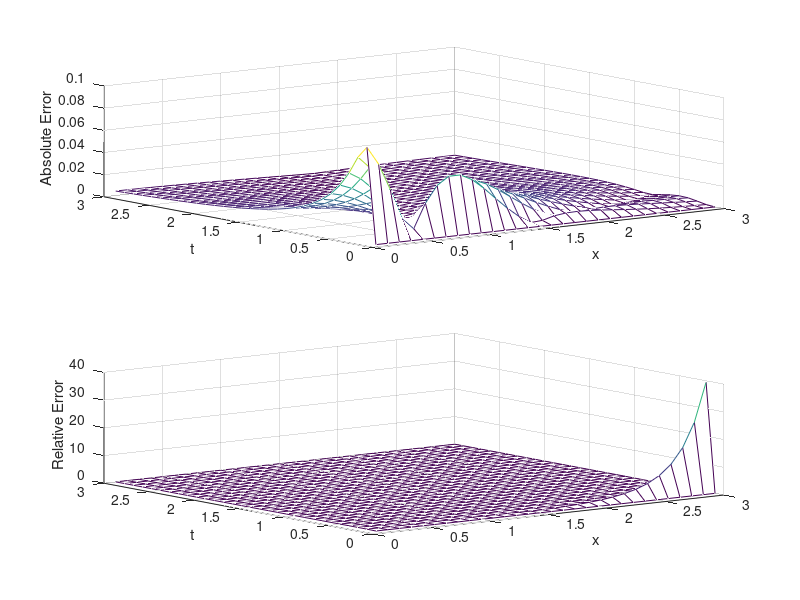

This figure's MATLAB source:
% coding: utf-8
% description: 计算后向差分法求解限定源扩散问题的误差
clear;clc;
% 相关参数的初始化
L=10000; T=3; m=100000; n=30;
h=L/m; k=T/n; a=1;
lambda = a * a * k / (h * h);
l=zeros(m-1,1);
u=zeros(m-1,1);
z=zeros(m-1,1);
w=zeros(m-1,1);
for i = 1:m - 1
    % 将L=5000处设为扩散开始处，并把t=0.1时各点浓度数值作为初始值
    w(i) = 1/sqrt(pi*0.1)*exp(-((50000-i)*0.1)^2/(4*0.1));
end

% 初始化用于存储结果数据的向量
x_ = zeros(3 / h, 3 / h);	%记录x值数据
y_ = zeros(3 / h, 3 / h);	%记录t值数据
u_ = zeros(3 / h, 3 / h);	%记录u值数据

% 记录t=0.1时的数据
for j = 1:3 / h
    x_(1,j) = j*h;
    y_(1,j) = k;
    u_(1,j) = w(50000+j);
end

% 求解线性方程组
l(1) = 1 + 2 * lambda;
u(1) = -lambda / l(1);
for i = 2:m - 2
    l(i) = 1 + 2 * lambda + lambda * u(i - 1);
    u(i) = -lambda / l(i);
end
l(m - 1) = 1 + 2 * lambda + lambda * u(m - 2);
for i = 1:n-1
    t = (1+i) * k;
    z(1) = w(1) / l(1);
    for j = 2:m-1
        z(j) = (w(j)+lambda*z(j-1))/l(j);
    end
    w(m-1) = z(m-1);
    for j = m-2:-1:1
        w(j) = z(j)-u(j)*w(j+1);
    end
    
    % 记录计算结果
    for j = 1:3 / h
        x_(i+1,j) = j*h;
        y_(i+1,j) = t;
        u_(i+1,j) = w(50000+j);
    end
end

% 计算解析解数值的矩阵
x=(0.1:0.1:3);
y=(0.1:0.1:3);
[X,Y] = meshgrid(x,y);
Z=1./sqrt(pi.*Y).*exp(-X.^2./(4.*Y));

% 计算绝对误差
Z1 = abs(Z-u_);

% 计算相对误差
Z2 = abs(Z-u_)./Z;

% 作图
subplot(2,1,1),mesh(X,Y,Z1);
xlabel('x');
ylabel('t');
zlabel('Absolute Error');
subplot(2,1,2),mesh(X,Y,Z2);
xlabel('x');
ylabel('t');
zlabel('Relative Error');